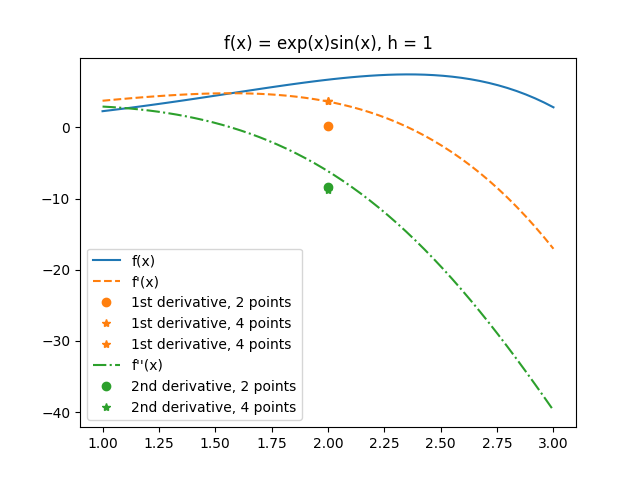

Write Python code to recreate this figure.
import numpy as np
import matplotlib.pyplot as plt
from fdcoeff import fdcoeffV


# Questão 04
# considere f(x) = exp(x) sin(x)
def f(x):
    return np.exp(x)*np.sin(x)

def f_1p(x):
    return np.exp(x)*np.sin(x) + np.exp(x)*np.cos(x)

def f_2p(x):
    return 2*np.exp(x)*np.cos(x)

def u_approx(x, c, f, verbose=True):
    if isinstance(x, list):
        x = np.array(x)

    u = f(x)
    u_k = np.dot(c, u)

    if verbose:
        print(f"points: ", x)
        print(f"coeffs: ", c)

        print(f"f(x): ", u)
        print(f"u_k(x): {u_k}\n")
    return u_k

# encontre em x = 2
h = 1
xbar = 2

# (i) central com 2 pontos: 
x = np.linspace(xbar-h, xbar+h)
plt.plot(x, f(x), label="f(x)")

x2 = np.array([ xbar + h,  xbar - h])
c_1_2 = fdcoeffV(1, xbar, x2) # approx for 1st derivative, 2 points
x3 = np.array([ xbar + h, xbar,  xbar - h])
c_2_2 = fdcoeffV(2, xbar, x3) # approx for 2nd derivative, 2 points



# (ii) central com 4 pontos: 
x4 = [xbar + h, xbar + h/2, xbar - h/2, xbar -h]
c_1_4 = fdcoeffV(1, xbar, x4) # approx for 1st derivative, 4 points
c_2_4 = fdcoeffV(2, xbar, x4) # approx for 2nd derivative, 4 points

p_f1p = plt.plot(x, f_1p(x), "--", label="f'(x)")
a_f1p2 = u_approx( x2, c_1_2, f)
a_f1p4 = u_approx( x4, c_1_4, f)
print(f"f2(xbar) {f_1p(xbar)}\n \
        u2f2(xbar) {a_f1p2}\n \
        u4f2(xbar) {a_f1p4}\n \
      ")
plt.plot(xbar, a_f1p2, "o", color=p_f1p[0].get_color(), label="1st derivative, 2 points")
plt.plot(xbar, a_f1p4, "*", color=p_f1p[0].get_color(), label="1st derivative, 4 points")
plt.plot(xbar, a_f1p4, "*", color=p_f1p[0].get_color(), label="1st derivative, 4 points")

p_f2p = plt.plot(x, f_2p(x), "-.", label="f''(x)")
a_f2p2 = u_approx(x3, c_2_2, f)
a_f2p4 = u_approx(x4, c_2_4, f)
print(f"f2(xbar) {f_2p(xbar)}\n \
        u2f2(xbar) {a_f2p2}\n \
        u4f2(xbar) {a_f2p4}\n\n \
      ")
plt.plot(xbar, a_f2p2, "o", color=p_f2p[0].get_color(), label="2nd derivative, 2 points")
plt.plot(xbar, a_f2p4, "*", color=p_f2p[0].get_color(), label="2nd derivative, 4 points")

plt.title(f"f(x) = exp(x)sin(x), h = {h}")
plt.legend()
plt.savefig('q4.png')
plt.show()



